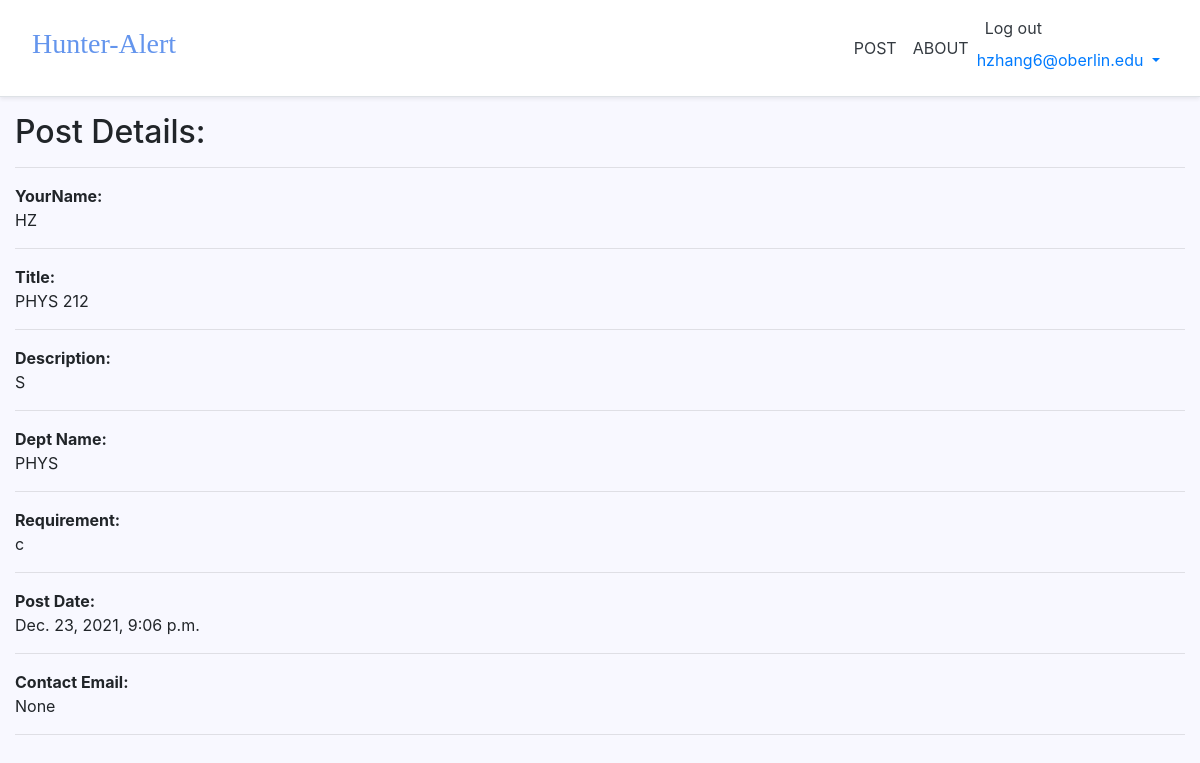
Page /14/ (signed in) on the committed database.
### accounts/models.py (models this page shows, shortened)
class CustomUser(AbstractUser):
    pass

### pages/models.py (models this page shows, shortened)
class Post(models.Model):
    user = models.ForeignKey(CustomUser, null=True, on_delete=models.CASCADE)
    yourname = models.CharField(max_length=120, null=True)
    title = models.CharField(max_length=120, null=True)
    description = models.TextField(blank=False, null=True)
    dept_name = models.CharField(max_length=120, null=True)
    requirement = models.TextField(blank=False, null=True)
    date_posted = models.DateTimeField(default=timezone.now)
    email = models.CharField(max_length=50, null=True)

### pages/views.py (the view)
# urls.py: path('<detail_id>/', DetailView, name='detail'),
def DetailView(request, detail_id):
    detail = Post.objects.get(id=detail_id)
    context = {'detail': detail}
    return render(request, 'pages/detail.html', context)

### templates/pages/detail.html
{% extends '_base.html' %}
{% load static %}
{% block content %}
<div class="main">
    <h2>Post Details:</h2>
    <hr>
    <p><b>YourName: </b> <br> {{ detail.yourname }} <hr> </p>
    <p><b>Title:</b> <br> {{ detail.title }} <hr> </p>
    <p><b>Description:</b> <br> {{ detail.description }} <hr> </p>
    <p><b>Dept Name:</b> <br> {{ detail.dept_name }}<hr> </p>
    <p><b>Requirement:</b> <br> {{ detail.requirement }}<hr> </p>
    <p><b>Post Date:</b> <br> {{ detail.date_posted}}<hr> </p>
    <p><b>Contact Email:</b> <br> {{ detail.email }}<hr> </p>
</div>
{% endblock content %}

### templates/_base.html (shortened to what this page needs)
{% load static %}
<!DOCTYPE html>
<html lang="en">
<body style="background-color:GhostWhite;">
<head>
{% block css %}
<link rel="stylesheet" href="https://cdn.jsdelivr.net/npm/bootstrap@4.5.3/dist/css/bootstrap.min.css">
<link rel="stylesheet" href="https://cdnjs.cloudflare.com/ajax/libs/font-awesome/4.7.0/css/font-awesome.min.css">
<link rel="stylesheet" href="{% static 'css/base.css' %}">
{% endblock %}
</head>
<body>
  <main role="main">
    <div class="d-flex flex-column flex-md-row align-items-center p-3 px-md-4 mb-3 bg-white border-bottom shadow-sm">
      <h3 class="mr-auto p-2" style="font-family: Chalkduster">
        <a  href="{% url 'home' %}" style="color:#6495ED;">Hunter-Alert</a>
      </h3>
       <a class="p-2 text-dark" href="{% url 'post' %}">POST</a>
      <a class="p-2 text-dark" href="{% url 'about' %}">ABOUT</a>
      <nav class="my-2 my-md-0 mr-md-3">
        {% if user.is_authenticated %}
        <a class="p-2 text-dark" href="{% url 'account_logout' %}">Log out</a>
        <ul class="navbar-nav ml-auto">
          <li class="nav-item">
            <a class="nav-link dropdown-toggle" href="#" id="userMenu" data-toggle="dropdown" aria-haspopup="true" aria-expanded="false">
              {{ user.email }}
            </a>
          </li>
        </ul>
        {% else %}
        <form class="form-inline ml-auto">
          <a href="{% url 'account_login' %}" class="btn btn-outline-secondary">Log in</a>
          <a href="{% url 'account_signup' %}" class="btn btn-primary ml-2">Sign up</a>
        </form>
        {% endif %}
      </nav>
  </main>
  <div class="container">
    {% block content %}{% endblock content %}
  </div>
</body>
</html>

### static/css/base.css (style rules this page uses)
html { position: relative; min-height: 100%; font-size: 14px; }
@media (min-width: 768px) { html { font-size: 16px; } }
body { margin-bottom: 60px; }
.container { max-width: 1280px; }

### rows in the picture
CustomUser: email "hzhang6@oberlin.edu"
Post: yourname "HZ", title "PHYS 212", description "S", dept_name "PHYS", requirement "c", date_posted "Dec. 23, 2021, 9:06 p.m.", email "None"
